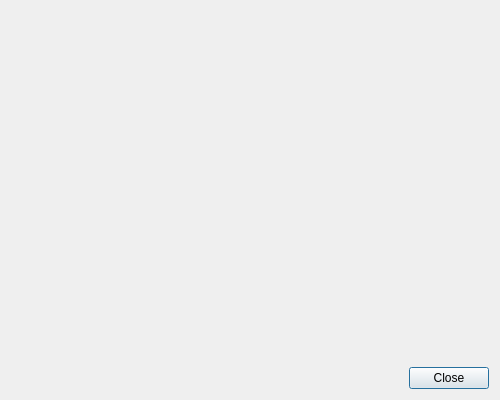
<?xml version="1.0" encoding="UTF-8"?>
<ui version="4.0">
 <class>SnapInDetailsDialog</class>
 <widget class="QDialog" name="SnapInDetailsDialog">
  <property name="geometry">
   <rect>
    <x>0</x>
    <y>0</y>
    <width>500</width>
    <height>400</height>
   </rect>
  </property>
  <property name="windowTitle">
   <string>Dialog</string>
  </property>
  <layout class="QGridLayout" name="gridLayout">
   <item row="0" column="0">
    <widget class="::gpui::SnapInDetailsWidget" name="snapInWidget" native="true">
     <property name="minimumSize">
      <size>
       <width>400</width>
       <height>300</height>
      </size>
     </property>
    </widget>
   </item>
   <item row="1" column="0">
    <widget class="QDialogButtonBox" name="buttonBox">
     <property name="standardButtons">
      <set>QDialogButtonBox::Close</set>
     </property>
    </widget>
   </item>
  </layout>
 </widget>
 <customwidgets>
  <customwidget>
   <class>::gpui::SnapInDetailsWidget</class>
   <extends>QWidget</extends>
   <header>snapindetailswidget.h</header>
   <container>1</container>
  </customwidget>
 </customwidgets>
 <resources/>
 <connections>
  <connection>
   <sender>buttonBox</sender>
   <signal>clicked(QAbstractButton*)</signal>
   <receiver>SnapInDetailsDialog</receiver>
   <slot>close()</slot>
   <hints>
    <hint type="sourcelabel">
     <x>241</x>
     <y>281</y>
    </hint>
    <hint type="destinationlabel">
     <x>199</x>
     <y>150</y>
    </hint>
   </hints>
  </connection>
 </connections>
</ui>
